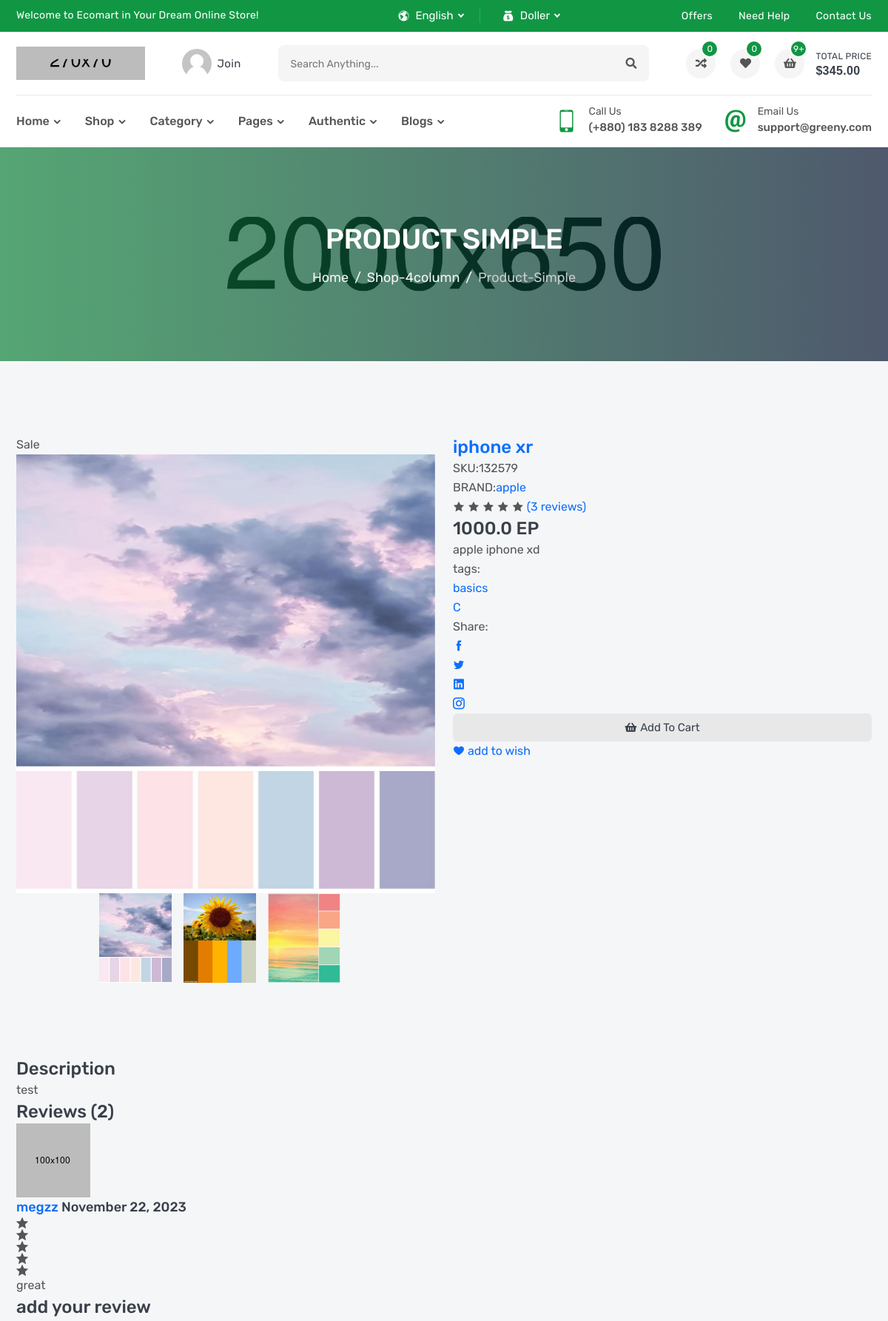
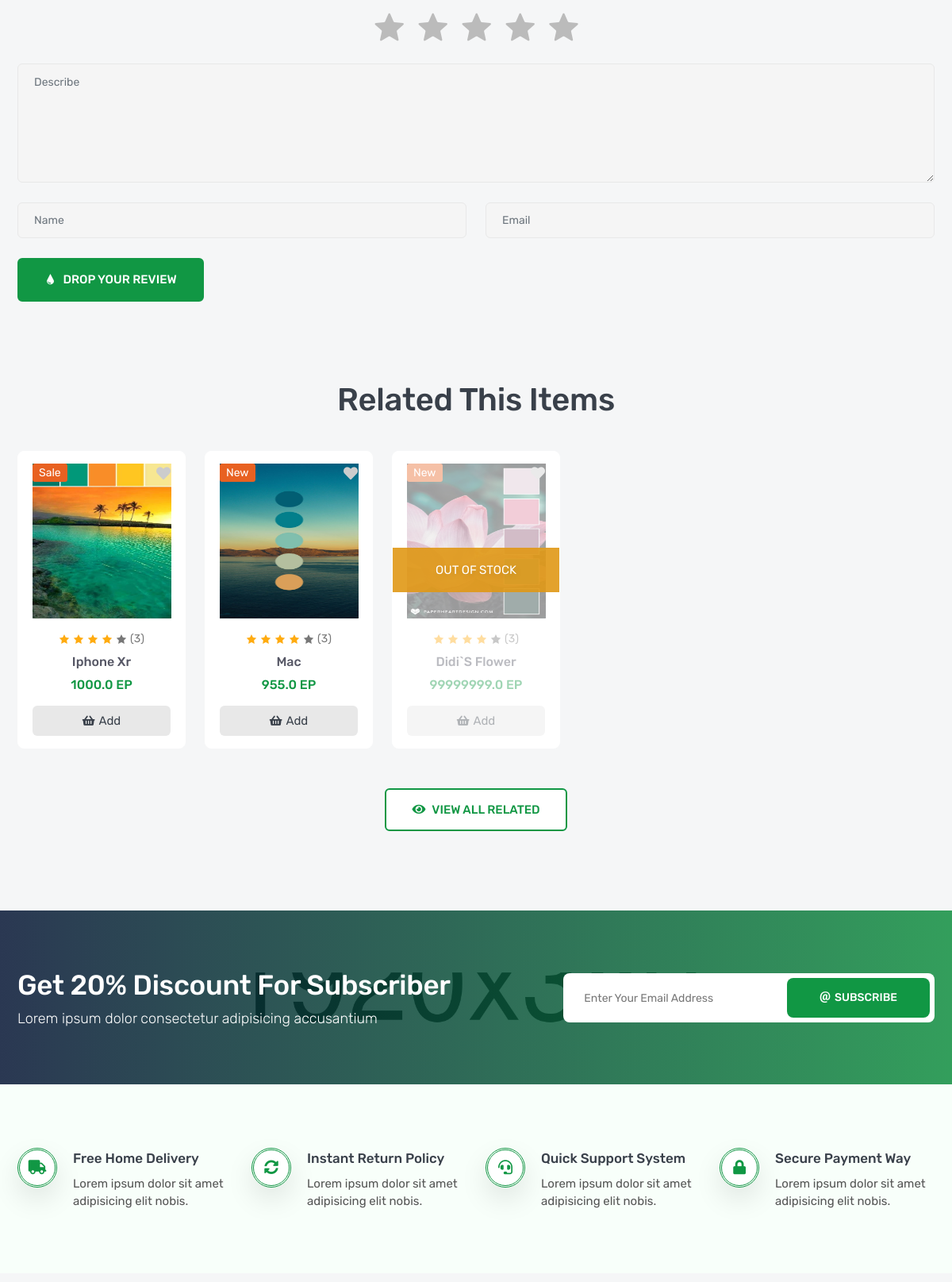
/products/1 (upper part), run on the app's committed database (2 pictures, top to bottom).
### product/models.py (models this page shows, shortened)
class Product(models.Model):
    name = models.CharField(_('Name'),max_length=120)
    flag = models.CharField(_('Flag'),max_length=10,choices=FLAG_TYPES)
    image = models.ImageField(_('Image'),upload_to='products')
    price = models.FloatField(_('Price'))
    sku = models.CharField(_('SKU'),max_length=12)
    subtitle = models.CharField(_('Subtitle'),max_length=300)
    description = models.TextField(_('Description'),max_length=40000)
    quantity = models.IntegerField(_('Quantity'))
    brand = models.ForeignKey('Brand',verbose_name=_('Brand'),related_name='product_brand',on_delete=models.SET_NULL,null=True)
    tags = TaggableManager()

class ProductImages(models.Model):
    product = models.ForeignKey(Product,verbose_name=_('Brand'),related_name='product_image',on_delete=models.CASCADE)
    image = models.ImageField(_('Image'),upload_to='product_images')

class Brand(models.Model):
    name = models.CharField(_('Name'),max_length=100)
    image = models.ImageField(_('Image'),upload_to='brands')
    def __str__(self):
        return self.name

class Review(models.Model):
    user = models.ForeignKey(User,verbose_name=_('User'),related_name='review_author',on_delete=models.SET_NULL,null=True)
    product = models.ForeignKey(Product,verbose_name=_('Product'),related_name='review_product',on_delete=models.CASCADE)
    rate = models.IntegerField(_('Rate'))
    review = models.CharField(_('Review'),max_length=300)
    created_at = models.DateTimeField(_('Created_at'),default=timezone.now)

### product/views.py (the view)
# urls.py: path('<int:pk>',ProductDetail.as_view()),
class ProductDetail(DetailView):
    model = Product
    def get_context_data(self, **kwargs):
        context = super().get_context_data(**kwargs)
        context["reviews"] = Review.objects.filter(product=self.get_object())
        context["related_products"] = Product.objects.filter(brand=self.get_object().brand)
        return context

### product/templates/product/product_detail.html (shortened to what this page needs)
{% extends "base.html" %}
{% load static %}
{% block body %}
        <section class="single-banner inner-section" style="background: url(images/single-banner.jpg) no-repeat center;">
            <div class="container">
                <h2>product simple</h2>
                <ol class="breadcrumb">
                    <li class="breadcrumb-item"><a href="index.html">Home</a></li>
                    <li class="breadcrumb-item"><a href="shop-4column.html">shop-4column</a></li>
                    <li class="breadcrumb-item active" aria-current="page">product-simple</li>
                </ol>
            </div>
        </section>
        <section class="inner-section">
            <div class="container">
                <div class="row">
                    <div class="col-lg-6">
                        <div class="details-gallery">
                            <div class="details-label-group">
                                <label class="details-label new">{{object.flag}}</label>
                            </div>
                            <ul class="details-preview">
                            {% for image in object.product_image.all %}
                                <li><img src="{{image.image.url}}" style="width:566px; height:593px" alt="product"></li>
                            {% endfor %}
                            </ul>
                            <ul class="details-thumb">
                            {% for image in object.product_image.all %}
                                <li><img src="{{image.image.url}}" style="width:98px; height:121px" alt="product"></li>
                            {% endfor %}
                            </ul>
                        </div>
                    </div>
                    <div class="col-lg-6">
                        <div class="details-content">
                            <h3 class="details-name"><a href="#">{{object.name}}</a></h3>
                            <div class="details-meta">
                                <p>SKU:<span>{{object.sku}}</span></p>
                                <p>BRAND:<a href="#">{{object.brand}}</a></p>
                            </div>
                            <div class="details-rating">
                                <i class="active icofont-star"></i>
                                <i class="active icofont-star"></i>
                                <i class="active icofont-star"></i>
                                <i class="active icofont-star"></i>
                                <i class="icofont-star"></i>
                                <a href="#">(3 reviews)</a>
                            </div>
                            <h3 class="details-price">
                                <span>{{object.price}} EP</span>
                            </h3>
                            <p class="details-desc">{{object.subtitle}}</p>
                            <div class="details-list-group">
                                <label class="details-list-title">tags:</label>
                                <ul class="details-tag-list">
                                {% for tag in object.tags.all %}
                                    <li><a href="#">{{tag}}</a></li>
                                {% endfor %}
                                </ul>
                            </div>
                            <div class="details-list-group">
                                <label class="details-list-title">Share:</label>
                                <ul class="details-share-list">
                                    <li><a href="#" class="icofont-facebook" title="Facebook"></a></li>
                                    <li><a href="#" class="icofont-twitter" title="Twitter"></a></li>
                                    <li><a href="#" class="icofont-linkedin" title="Linkedin"></a></li>
                                    <li><a href="#" class="icofont-instagram" title="Instagram"></a></li>
                                </ul>
                            </div>
                            <div class="details-add-group">
                                <button class="product-add" title="Add to Cart">
                                    <i class="fas fa-shopping-basket"></i>
                                    <span>add to cart</span>
                                </button>
                            </div>
                            <div class="details-action-group">
                                <a class="details-wish wish" href="#" title="Add Your Wishlist">
                                    <i class="icofont-heart"></i>
                                    <span>add to wish</span>
                                </a>
                            </div>
                        </div>
                    </div>
                </div>
            </div>
        </section>
        <section class="inner-section">
            <div class="container">
                <div class="row">
                    <div class="col-lg-12">
                        <div class="product-details-frame">
                            <h3 class="frame-title">Description</h3>
                            <div class="tab-descrip">
                                <p>{{object.description}}</p>
                            </div>
                        </div>
                        <div class="product-details-frame">
                            <h3 class="frame-title">Reviews (2)</h3>
                            <ul class="review-list">
                            {% for review in reviews %}
                                <li class="review-item">
                                    <div class="review-media">
                                        <a class="review-avatar" href="#">
                                            <img src="images/avatar/01.jpg" alt="review">
                                        </a>
                                        <h5 class="review-meta">
                                            <a href="#">{{review.user}}</a>
                                            <span>{{review.created_at|date:"F d, o"}}</span>
                                        </h5>
                                    </div>
                                    <ul class="review-rating">
                                        <li class="icofont-ui-{% if review.rate > 0 %}rating {% else %}rate-blank{% endif %}"></li>
                                        <li class="icofont-ui-{% if review.rate > 1 %}rating {% else %}rate-blank{% endif %}"></li>
                                        <li class="icofont-ui-{% if review.rate > 2 %}rating {% else %}rate-blank{% endif %}"></li>
                                        <li class="icofont-ui-{% if review.rate > 3 %}rating {% else %}rate-blank{% endif %}"></li>
                                        <li class="icofont-ui-{% if review.rate > 4 %}rating {% else %}rate-blank{% endif %}"></li>
                                    </ul>
                                    <p class="review-desc">{{review.review}}</p>
                                </li>
                            {% endfor %}
                            </ul>
                        </div>
                        <div class="product-details-frame">
                            <h3 class="frame-title">add your review</h3>
                            <form class="review-form">
                                <div class="row">
                                    <div class="col-lg-12">
                                        <div class="star-rating">
                                            <input type="radio" name="rating" id="star-1"><label for="star-1"></label>
                                            <input type="radio" name="rating" id="star-2"><label for="star-2"></label>
                                            <input type="radio" name="rating" id="star-3"><label for="star-3"></label>
                                            <input type="radio" name="rating" id="star-4"><label for="star-4"></label>
                                            <input type="radio" name="rating" id="star-5"><label for="star-5"></label>
                                        </div>
                                    </div>
                                    <div class="col-lg-12">
                                        <div class="form-group">
                                            <textarea class="form-control" placeholder="Describe"></textarea>
                                        </div>
                                    </div>
                                    <div class="col-lg-6">
                                        <div class="form-group">
                                            <input type="text" class="form-control" placeholder="Name">
                                        </div>
                                    </div>
                                    <div class="col-lg-6">
                                        <div class="form-group">
                                            <input type="email" class="form-control" placeholder="Email">
                                        </div>
                                    </div>
                                    <div class="col-lg-12">
                                        <button class="btn btn-inline">
                                            <i class="icofont-water-drop"></i>
                                            <span>drop your review</span>
                                        </button>
                                    </div>
                                </div>
                            </form>
                        </div>
                    </div>
                </div>
            </div>
        </section>
        <section class="inner-section">
            <div class="container">
                <div class="row">
                    <div class="col">
                        <div class="section-heading">
                            <h2>related this items</h2>
                        </div>
                    </div>
                </div>
                <div class="row row-cols-2 row-cols-md-3 row-cols-lg-4 row-cols-xl-5">
                {% for item in related_products %}
                    <div class="col">
                        <div class="product-card {% if item.quantity == 0 %}product-disable{% else %}product{% endif %}">
                            <div class="product-media">
                                <div class="product-label">
                                    <label class="label-text sale">{{item.flag}}</label>
                                </div>
                                <button class="product-wish wish">
                                    <i class="fas fa-heart"></i>
                                </button>
                                <a class="product-image" href="product-video.html">
                                    <img src="{{item.image.url}}" style="width:175px; height:195px" alt="product">
                                </a>
                            </div>
                            <div class="product-content">
                                <div class="product-rating">
                                    <i class="active icofont-star"></i>
                                    <i class="active icofont-star"></i>
                                    <i class="active icofont-star"></i>
                                    <i class="active icofont-star"></i>
                                    <i class="icofont-star"></i>
                                    <a href="product-video.html">(3)</a>
                                </div>
                                <h6 class="product-name">
                                    <a href="product-video.html">{{item.name}}</a>
                                </h6>
                                <h6 class="product-price">
                                    <span>{{item.price}} EP</span>
                                </h6>
                                <button class="product-add" title="Add to Cart">
                                    <i class="fas fa-shopping-basket"></i>
                                    <span>add</span>
                                </button>
                            </div>
                        </div>
                    </div>
                {% endfor %}
                </div>
                <div class="row">
                    <div class="col-lg-12">
                        <div class="section-btn-25">
                            <a href="shop-4column.html" class="btn btn-outline">
                                <i class="fas fa-eye"></i>
                                <span>view all related</span>
                            </a>
                        </div>
                    </div>
                </div>
            </div>
        </section>
        <section class="news-part" style="background: url(images/newsletter.jpg) no-repeat center;">
            <div class="container">
                <div class="row align-items-center">
                    <div class="col-md-5 col-lg-6 col-xl-7">
                        <div class="news-text">
                            <h2>Get 20% Discount for Subscriber</h2>
                            <p>Lorem ipsum dolor consectetur adipisicing accusantium</p>
                        </div>
                    </div>
                    <div class="col-md-7 col-lg-6 col-xl-5">
                        <form class="news-form">
                            <input type="text" placeholder="Enter Your Email Address">
                            <button><span><i class="icofont-ui-email"></i>Subscribe</span></button>
                        </form>
                    </div>
                </div>
            </div>
        </section>
{% endblock body %}

### data on the page
Product: flag "Sale", name "iphone xr", sku "132579", brand "apple", price "1000.0", subtitle "apple iphone xd", description "test", image (picture), name "Iphone Xr"
ProductImages: image (picture)
ProductImages: image (picture)
ProductImages: image (picture)
Tag: name "basics"
Tag: name "C"
Review: user "megzz", created_at "November 22, 2023", review "great"
Product: flag "New", image (picture), name "Mac", price "955.0"
Product: flag "New", image (picture), name "Didi`s Flower", price "99999999.0"
